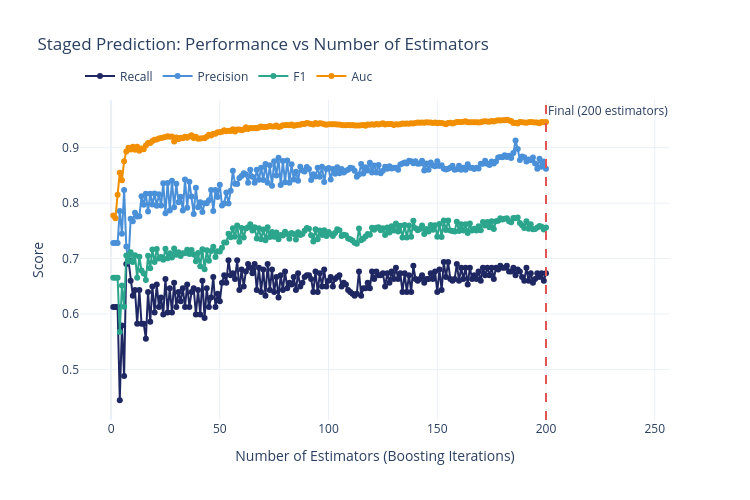

Notebook code for this chart:
### Markdown cell above
---
## 8. Staged Prediction: Performance vs Number of Estimators

### Code cell
# Transform X_test through the preprocessing pipeline
preprocessor = best_ada.named_steps["prep"]
X_test_prep = preprocessor.transform(X_test)

ada_clf = best_ada.named_steps["clf"]

# Use staged_predict and staged_predict_proba on preprocessed data
staged_results = []
staged_proba_gen = ada_clf.staged_predict_proba(X_test_prep)
for i, y_pred_stage in enumerate(ada_clf.staged_predict(X_test_prep), 1):
    y_score_stage = next(staged_proba_gen)[:, 1]
    recall = recall_score(y_test, y_pred_stage)
    precision = precision_score(y_test, y_pred_stage, zero_division=0)
    f1 = f1_score(y_test, y_pred_stage)
    auc = roc_auc_score(y_test, y_score_stage)

    staged_results.append({
        "n_estimators": i,
        "recall": recall,
        "precision": precision,
        "f1": f1,
        "auc": auc,
    })

df_staged = pd.DataFrame(staged_results)
fig_staged = go.Figure()
for metric, color in [("recall", COLORS["navy"]), ("precision", COLORS["accent"]),
                       ("f1", COLORS["green"]), ("auc", COLORS["orange"])]:
    fig_staged.add_trace(go.Scatter(
        x=df_staged["n_estimators"], y=df_staged[metric],
        name=metric.capitalize(),
        line=dict(color=color, width=2),
        mode="lines+markers",
    ))
fig_staged.add_vline(x=ada_clf.n_estimators, line_dash="dash", line_color=COLORS["red"],
                      annotation_text=f"Final ({ada_clf.n_estimators} estimators)")
fig_staged.update_layout(
    title="Staged Prediction: Performance vs Number of Estimators",
    xaxis_title="Number of Estimators (Boosting Iterations)",
    yaxis_title="Score",
    height=500, width=750,
    legend=dict(orientation="h", y=1.12),
)
fig_staged.show()
save_chart(fig_staged, MODEL_SLUG, "staged_predictions")

### Figure 1 — Plotly figure (JSON) as saved in the notebook; plotly's stock layout.template omitted (floating-point values rounded to 4 significant figures; data arrays with more than 128 entries replaced by an {"elided": "..."} marker saying what was removed)
{"data": [{"line": {"color": "#1E2761", "width": 2}, "mode": "lines+markers", "name": "Recall", "type": "scatter", "x": {"elided": "200 int values"}, "y": {"elided": "200 float values"}}, {"line": {"color": "#4A90D9", "width": 2}, "mode": "lines+markers", "name": "Precision", "type": "scatter", "x": {"elided": "200 int values"}, "y": {"elided": "200 float values"}}, {"line": {"color": "#2CA58D", "width": 2}, "mode": "lines+markers", "name": "F1", "type": "scatter", "x": {"elided": "200 int values"}, "y": {"elided": "200 float values"}}, {"line": {"color": "#F18F01", "width": 2}, "mode": "lines+markers", "name": "Auc", "type": "scatter", "x": {"elided": "200 int values"}, "y": {"elided": "200 float values"}}], "layout": {"annotations": [{"showarrow": false, "text": "Final (200 estimators)", "x": 200, "xanchor": "left", "xref": "x", "y": 1, "yanchor": "top", "yref": "y domain"}], "height": 500, "legend": {"orientation": "h", "y": 1.12}, "shapes": [{"line": {"color": "#E15554", "dash": "dash"}, "type": "line", "x0": 200, "x1": 200, "xref": "x", "y0": 0, "y1": 1, "yref": "y domain"}], "title": {"text": "Staged Prediction: Performance vs Number of Estimators"}, "width": 750, "xaxis": {"title": {"text": "Number of Estimators (Boosting Iterations)"}}, "yaxis": {"title": {"text": "Score"}}}}
